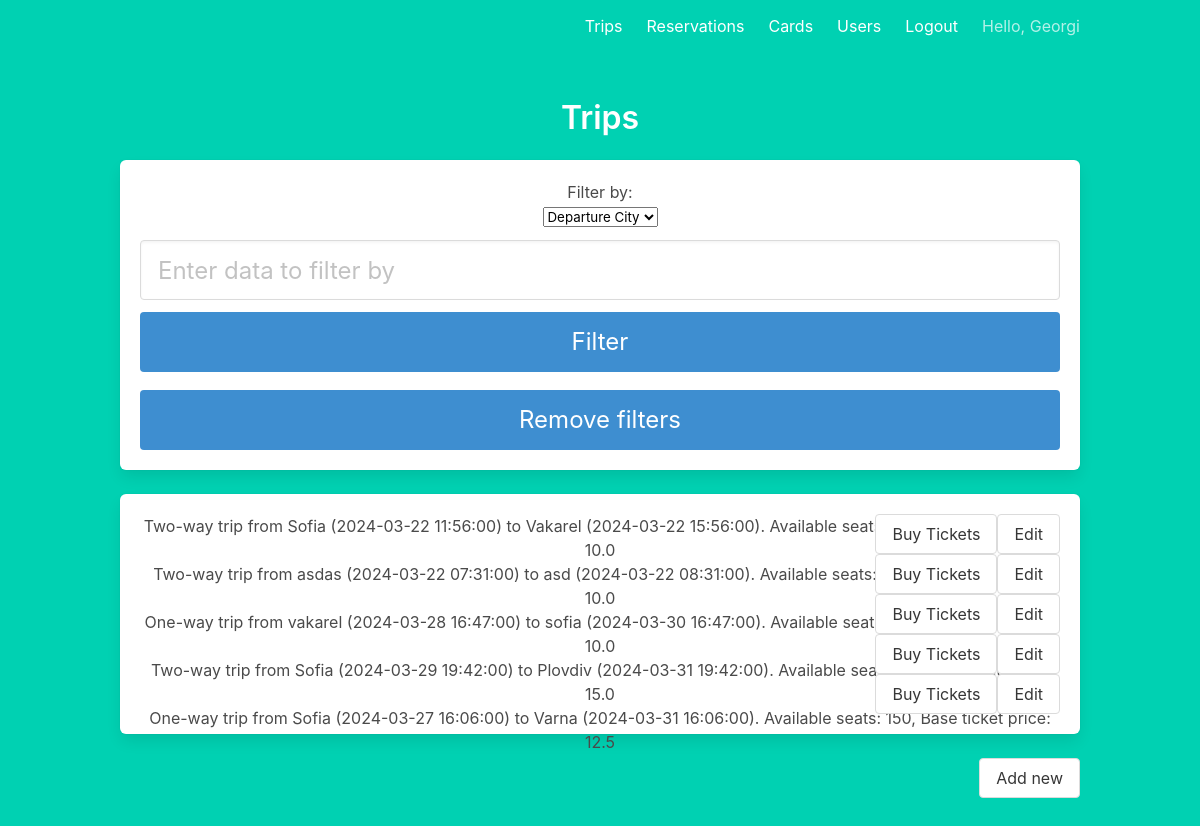
Page /trips/ (signed in) on the committed database.
### models/user.py (models this page shows, shortened)
class User(db.Model, UserMixin):
    __tablename__ = "user"
    id = db.Column(db.Integer, primary_key=True)
    email = db.Column(db.String(100), unique=True)
    password = db.Column(db.String(100), nullable=False)
    username = db.Column(db.String(100), unique=True)
    firstname = db.Column(db.String(100), nullable=False)
    lastname = db.Column(db.String(100), nullable=False)
    age = db.Column(db.Integer, nullable=False)
    is_admin = db.Column(db.Boolean, nullable=False, default=False)
    train_card = db.relationship("TrainCard", backref="user", lazy=True, uselist=False)
    reservations = db.relationship("Reservation", backref="user", lazy=True)

### models/trip.py (models this page shows, shortened)
class Trip(db.Model):
    __tablename__ = "trip"
    id = db.Column(db.Integer, primary_key=True)
    departure_datetime = db.Column(db.DateTime, nullable=False)
    arrival_datetime = db.Column(db.DateTime, nullable=False)
    departure_city = db.Column(db.String(100), nullable=False)
    arrival_city = db.Column(db.String(100), nullable=False)
    two_way_trip = db.Column(db.Boolean, nullable=False, default=False)
    available_seats = db.Column(db.Integer, nullable=False)
    base_ticket_price = db.Column(db.Float, nullable=False)
    reservations = db.relationship("Reservation", backref="trip", lazy=True)
    def __repr__(self):
        return (
            "%s trip from %s (%s) to %s (%s). Available seats: %s, Base ticket price: %s"
            % (
                ("Two-way" if self.two_way_trip else "One-way"),
                self.departure_city,
                self.departure_datetime,
                self.arrival_city,
                self.arrival_datetime,
                self.available_seats,
                self.base_ticket_price,
            )
        )

### trips.py (the view)
@trips.route("/trips/")
@login_required
def list():
    trips = Trip.query.all()
    if not current_user.is_admin:
        trips = [trip for trip in trips if trip.departure_datetime >= datetime.now()]
    return render_template("/trips/trips.html", trips=trips)

### templates/trips/trips.html (shortened to what this page needs)
{% extends "base.html" %}
{% block content %}
<div class="is-offset-4">
    <h3 class="title">Trips</h3>
    <div class="box">
        <form method="POST" action="/trips/filter">
            <div class="field">
                <p>Filter by: </p>
                <select name="filter_type" id="filter_type">
                    <option value="dep_city">Departure City</option>
                </select>
            </div>
            <div class="field">
                <div class="control">
                    <input class="input is-large" type="text" name="filter_data" placeholder="Enter data to filter by">
                </div>
            </div>
            <button class="button is-block is-info is-large is-fullwidth">Filter</button>
        </form>
        <div style="padding-top: 2%;">
            <form method="GET" action="/trips">
                <button class=" button is-block is-info is-large is-fullwidth">Remove filters</button>
            </form>
        </div>
    </div>
    <div class="box">
        <ul>
            {% for trip in trips %}
            <li>
                <div style="float: left">
                    {{trip}}
                </div>
                <div style="display: flex; justify-content: flex-end;">
                    {% if current_user.is_authenticated %}
                    <a href="{{ url_for('reservations.create', trip_id=trip.id) }}" class="button">
                        Buy Tickets
                    </a>
                    {% if current_user.is_admin %}
                    <a href="{{ url_for('trips.edit', id=trip.id) }}" class="button">
                        Edit
                    </a>
                    {% endif %}
                    {% endif %}
                </div>
            </li>
            {% endfor %}
        </ul>
    </div>
    {% if current_user.is_authenticated and current_user.is_admin %}
    <a style="float:right" href="{{ url_for('trips.create') }}" class="button">
        Add new
    </a>
    {% endif %}
</div>
{% endblock %}

### templates/base.html (shortened to what this page needs)
<!DOCTYPE html>
<html>
<head>
    <link rel="stylesheet" href="https://cdnjs.cloudflare.com/ajax/libs/bulma/0.7.2/css/bulma.min.css" />
</head>
<body>
    <section class="hero is-primary is-fullheight">
        <div class="hero-head">
            <nav class="navbar">
                <div class="container">
                    <div id="navbarMenuHeroA" class="navbar-menu">
                        <div class="navbar-end">
                            {% if current_user.is_authenticated %}
                            <a href="{{ url_for('trips.list') }}" class="navbar-item">
                                Trips
                            </a>
                            <a href="{{ url_for('reservations.list') }}" class="navbar-item">
                                Reservations
                            </a>
                            <a href="{{ url_for('cards.manage') }}" class="navbar-item">
                                Cards
                            </a>
                            {% if current_user.is_admin %}
                            <a href="{{ url_for('users.list') }}" class="navbar-item">
                                Users
                            </a>
                            {% endif %}
                            <a href="{{ url_for('users.logout') }}" class="navbar-item">
                                Logout
                            </a>
                            <p class="navbar-item">
                                Hello, {{current_user.firstname}}
                            </p>
                            {% endif %}
                        </div>
                    </div>
                </div>
            </nav>
        </div>
        <div class="hero-body">
            <div class="container has-text-centered">
                {% block content %}
                {% endblock %}
            </div>
        </div>
    </section>
</body>
</html>

### rows in the picture
User: firstname "Georgi"
Trip: two_way_trip+departure_city+departure_datetime "Two-way trip from Sofia (2024-03-22 11:56:00) to Vakarel (2024-03-22 15:56:00). Available seats: 105, Base ticket price: 10.0"
Trip: two_way_trip+departure_city+departure_datetime "Two-way trip from asdas (2024-03-22 07:31:00) to asd (2024-03-22 08:31:00). Available seats: 120, Base ticket price: 10.0"
Trip: two_way_trip+departure_city+departure_datetime "One-way trip from vakarel (2024-03-28 16:47:00) to sofia (2024-03-30 16:47:00). Available seats: 147, Base ticket price: 10.0"
Trip: two_way_trip+departure_city+departure_datetime "Two-way trip from Sofia (2024-03-29 19:42:00) to Plovdiv (2024-03-31 19:42:00). Available seats: 3, Base ticket price: 15.0"
Trip: two_way_trip+departure_city+departure_datetime "One-way trip from Sofia (2024-03-27 16:06:00) to Varna (2024-03-31 16:06:00). Available seats: 150, Base ticket price: 12.5"
